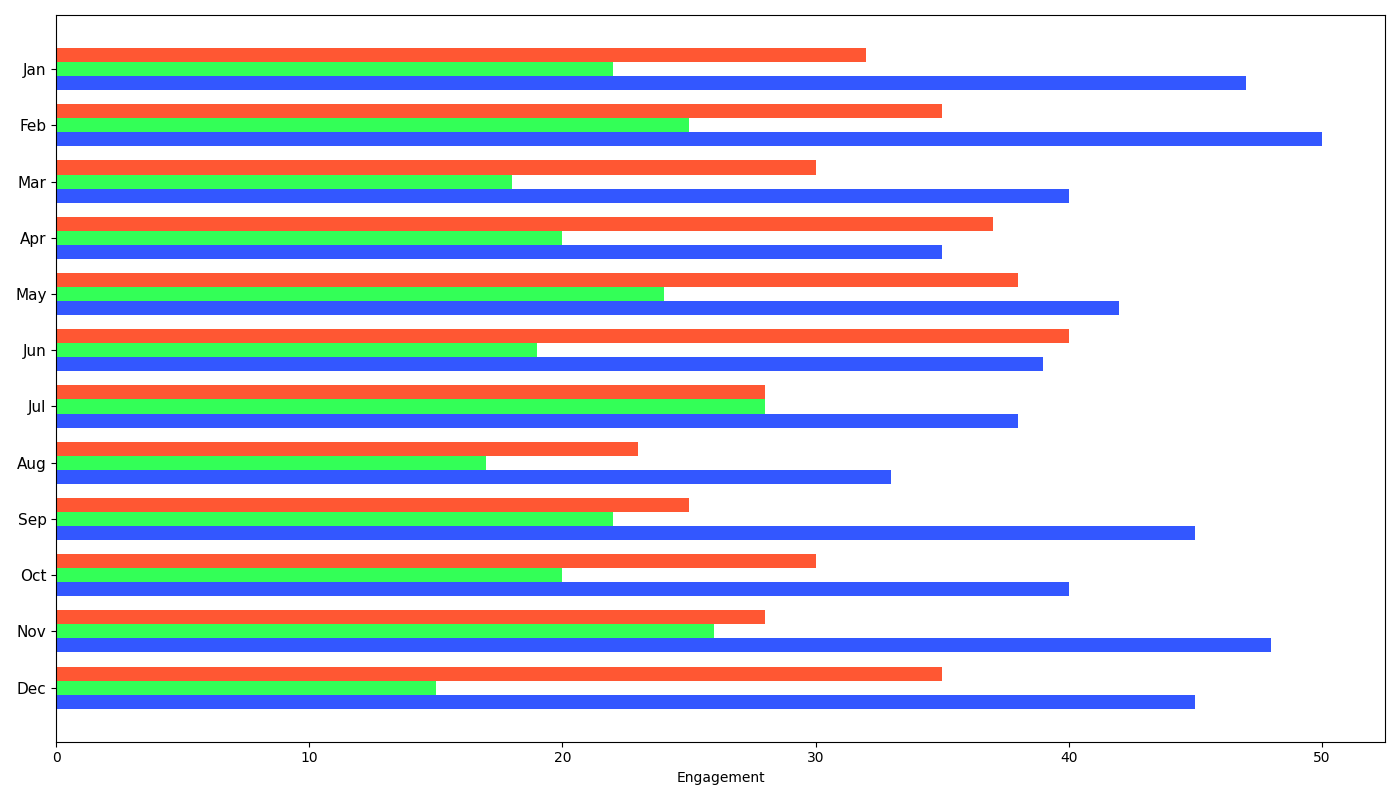

Recreate this plot in Python.
import matplotlib.pyplot as plt
import numpy as np

months = ['Jan', 'Feb', 'Mar', 'Apr', 'May', 'Jun', 'Jul', 'Aug', 'Sep', 'Oct', 'Nov', 'Dec']

engagement_data = {
    'Facebook': [32, 35, 30, 37, 38, 40, 28, 23, 25, 30, 28, 35],  # Randomly altered
    'Twitter': [22, 25, 18, 20, 24, 19, 28, 17, 22, 20, 26, 15],  # Randomly altered
    'Instagram': [47, 50, 40, 35, 42, 39, 38, 33, 45, 40, 48, 45]  # Randomly altered
}

facebook_data = np.array(engagement_data['Facebook'])
twitter_data = np.array(engagement_data['Twitter'])
instagram_data = np.array(engagement_data['Instagram'])

fig, ax = plt.subplots(figsize=(14, 8))

bar_height = 0.25
y_positions = np.arange(len(months))

ax.barh(y_positions - bar_height, facebook_data, bar_height, color='#FF5733', label='Facebook')
ax.barh(y_positions, twitter_data, bar_height, color='#33FF57', label='Twitter')
ax.barh(y_positions + bar_height, instagram_data, bar_height, color='#3357FF', label='Instagram')

ax.set_yticks(y_positions)
ax.set_yticklabels(months, fontsize=11)
ax.invert_yaxis()
ax.set_xlabel('Engagement')

plt.tight_layout()
plt.show()
